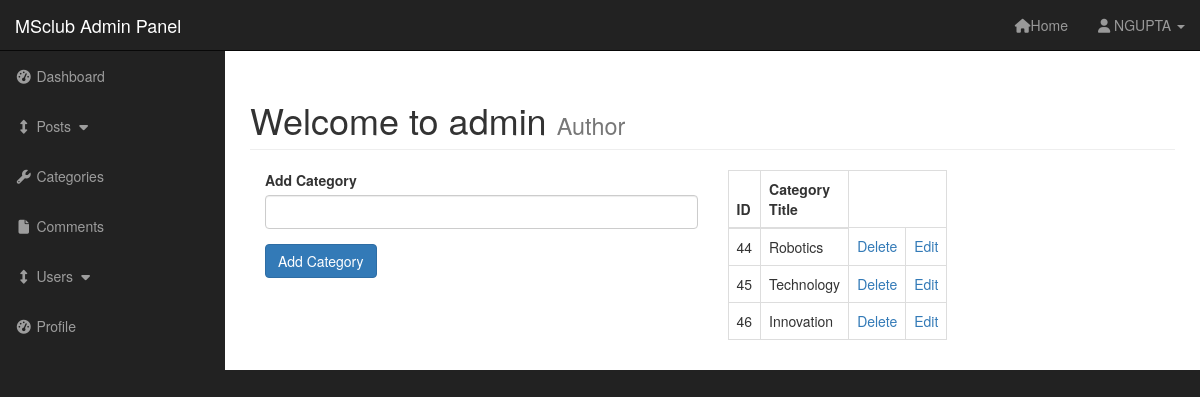
/msblog/admin/categories.php (signed in), run on the app's committed database.
### tables this page shows
CREATE TABLE `categories` (
  `cat_id` int(3) NOT NULL,
  `cat_title` varchar(255) NOT NULL
);

### msblog/admin/functions.php (the view, shortened to what this page needs)
<?php
function findallcategories(){
  global $connection;
  $query="SELECT * FROM categories";
  $select_categories=mysqli_query($connection,$query);
  while($row=mysqli_fetch_assoc($select_categories)){
    $cat_id=$row['cat_id'];
    $cat_title=$row['cat_title'];
    echo "<tr>";
    echo "<td>{$cat_id}</td>";
    echo "<td>{$cat_title}</td>";
    echo "<td><a href='categories.php?delete={$cat_id}'>Delete</a></td>";
    echo "<td><a href='categories.php?edit={$cat_id}'>Edit</a></td>";
    echo "</tr>";
  }
}
?>

### msblog/admin/css/sb-admin.css (style rules this page uses)
body { margin-top: 100px; background-color: #222; }
@media (min-width:768px) { body { margin-top: 50px; } }

### data on the page
categories: cat_id "44", cat_title "Robotics"
categories: cat_id "45", cat_title "Technology"
categories: cat_id "46", cat_title "Innovation"

### other printed values
$_SESSION['username'] "NGUPTA"
